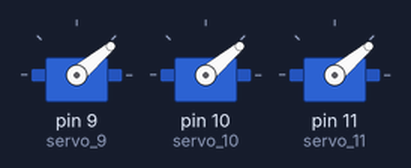
Recording of a sketch running on a simulated Arduino Uno, built with avr-gcc and run on an emulated ATmega328P. On the bench: 3 × servo.

Above: at 0.05 s.
At 1.5 s:
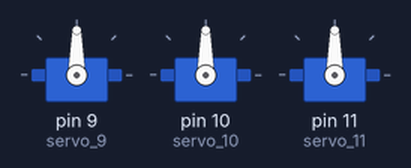
At 3.0 s:
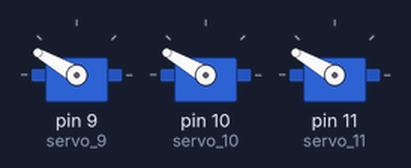
Timing chart, 0 to 6.9 s (numbered marks = the images above):
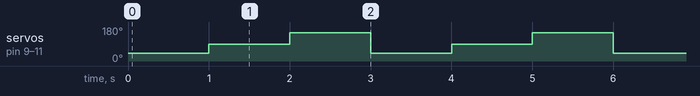

Measured:
- by itself, servo on pin 9 (servo_9), servo on pin 10 (servo_10), servo on pin 11 (servo_11): repeats every 3.0 s: 150° 1.0 s, 40° 1.0 s, 90° 1.0 s

The sketch:

Production_Line.ino
```cpp
#include <Servo.h>

int pos = 0;
int size=1;// we can put the input of the size sensor into this varible
int deg=0;

Servo servo_9;
Servo servo_10;
Servo servo_11;

void setup()
{
  servo_9.attach(9);
  servo_10.attach(10);
  servo_11.attach(11);

}

void loop()
{
  while(1){
  if (size==1)
  { deg=40;
    servo_9.write(deg);
    servo_10.write(deg);
    servo_11.write(deg);

    delay(1000);
  }
    if (size==2)
  { deg=90;
    servo_9.write(deg);
    servo_10.write(deg);
    servo_11.write(deg);

    delay(1000);
  }
    if (size==3)
  { deg=150;
    servo_9.write(deg);
    servo_10.write(deg);
    servo_11.write(deg);

    delay(1000);
  }

    size=size+1;
      if (size>3){size=1;}
  }

}
```
